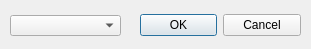
<?xml version="1.0" encoding="UTF-8"?>
<ui version="4.0">
 <class>DTBuildUI</class>
 <widget class="QDialog" name="DTBuildUI">
  <property name="windowModality">
   <enum>Qt::ApplicationModal</enum>
  </property>
  <property name="geometry">
   <rect>
    <x>0</x>
    <y>0</y>
    <width>311</width>
    <height>49</height>
   </rect>
  </property>
  <property name="windowTitle">
   <string>Select Build</string>
  </property>
  <property name="modal">
   <bool>true</bool>
  </property>
  <widget class="QDialogButtonBox" name="buttonBox">
   <property name="geometry">
    <rect>
     <x>140</x>
     <y>10</y>
     <width>161</width>
     <height>31</height>
    </rect>
   </property>
   <property name="orientation">
    <enum>Qt::Horizontal</enum>
   </property>
   <property name="standardButtons">
    <set>QDialogButtonBox::Cancel|QDialogButtonBox::Ok</set>
   </property>
  </widget>
  <widget class="QComboBox" name="comboBox">
   <property name="geometry">
    <rect>
     <x>10</x>
     <y>15</y>
     <width>111</width>
     <height>21</height>
    </rect>
   </property>
   <property name="sizePolicy">
    <sizepolicy hsizetype="Fixed" vsizetype="Fixed">
     <horstretch>0</horstretch>
     <verstretch>0</verstretch>
    </sizepolicy>
   </property>
  </widget>
 </widget>
 <resources/>
 <connections>
  <connection>
   <sender>buttonBox</sender>
   <signal>accepted()</signal>
   <receiver>DTBuildUI</receiver>
   <slot>accept()</slot>
   <hints>
    <hint type="sourcelabel">
     <x>248</x>
     <y>254</y>
    </hint>
    <hint type="destinationlabel">
     <x>157</x>
     <y>274</y>
    </hint>
   </hints>
  </connection>
  <connection>
   <sender>buttonBox</sender>
   <signal>rejected()</signal>
   <receiver>DTBuildUI</receiver>
   <slot>reject()</slot>
   <hints>
    <hint type="sourcelabel">
     <x>316</x>
     <y>260</y>
    </hint>
    <hint type="destinationlabel">
     <x>286</x>
     <y>274</y>
    </hint>
   </hints>
  </connection>
 </connections>
</ui>
